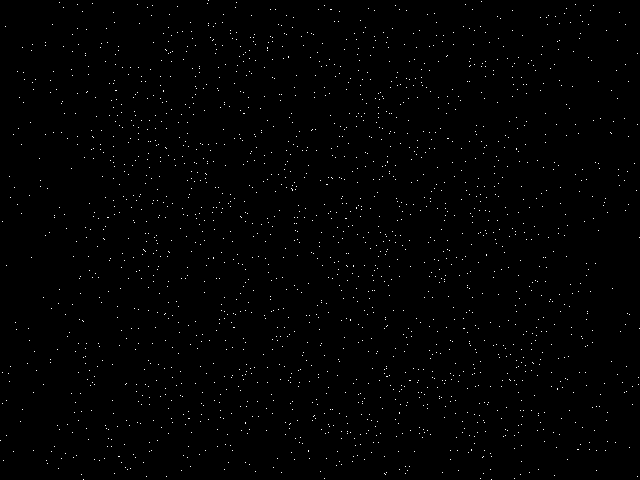
Frame 1 (no input)
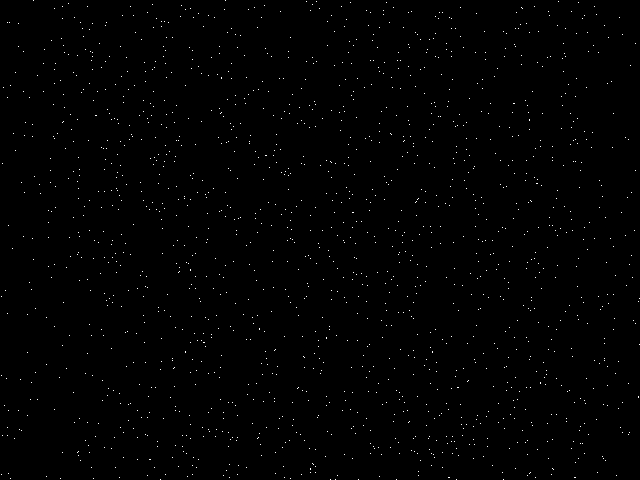
Frame 60 (the mouse pressed at the canvas centre just before this capture)
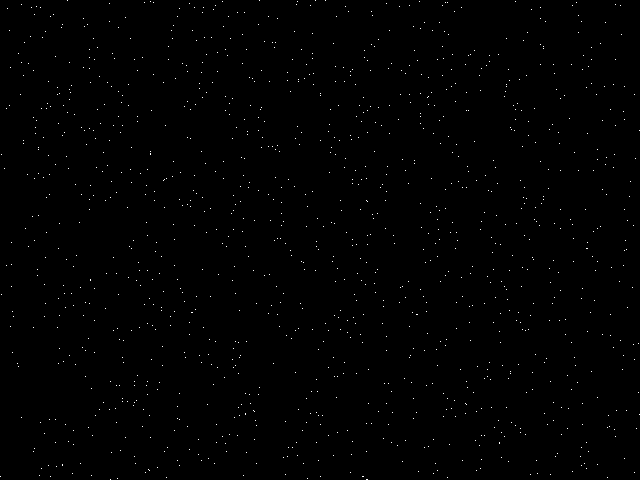
Frame 120 (the mouse held since frame 60 and released just before this capture)

The Processing sketch that drew these frames (run headless with seeded random() and noise(); from frame 60 on, the mouse is pressed at the canvas centre):

// Processing sketch: starfeild
// ── starfeild.pde

Stars3D stars;

void setup() {

    size(640, 480);
    stars = new Stars3D(4096, 64, .20);    
}

void draw() {
    
    background(0);
    stars.UpdateAndRender();
}

// ── Stars3D.pde

class Stars3D {

    float speed;
    float spread;
    
    float x[];
    float y[];
    float z[];
    
    public Stars3D(int numStars, float spread, float speed) {
        
        this.speed = speed;
        this.spread = spread;
        
        this.x = new float[numStars];
        this.y = new float[numStars];
        this.z = new float[numStars];
        
        for(int i = 0; i < numStars; i++) {
            
            InitStar(i);
        }
    }
    
    private void InitStar(int i) {
        
        x[i] = random(-1, 1) * this.spread;
        y[i] = random(-1, 1) * this.spread;
        z[i] = random(0, 1) * this.spread;
    }
 
    public void UpdateAndRender() {
        
        for(int i = 0; i < z.length; i++) {
            
            z[i] = z[i] - speed;
            
            if (this.z[i] <= 0) {
                
                InitStar(i);
            }
            
            float x = (this.x[i] / this.z[i]) * 200;
            float y = (this.y[i] / this.z[i]) * 200;
            
            color c = color(255);
            set((int)x + width / 2, (int)y + height / 2, c);
        }
    }   
}
